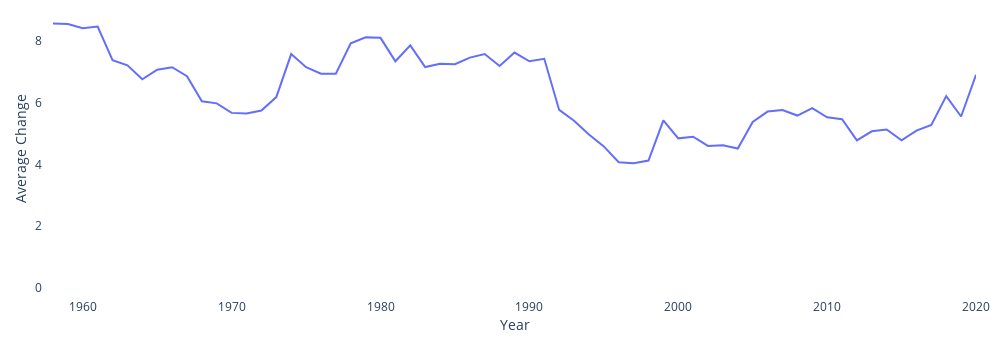

Source (notebook cell):
### Markdown cell above
## Part IV: The Rises and Falls in Chart

### Code cell
c1y_li = abs(change_df.loc[:, :].replace('-', 0).fillna(0).astype('int')).mean()
c1y_li.index = [d[:4] for d in c1y_li.index]
c1y_li = c1y_li.groupby(level = 0).mean()
fig = go.Figure(go.Scatter(x=c1y_li.index,
                           y=c1y_li,
                           mode='lines'))
fig.update_layout(width=1000, 
                  height=350, 
                  plot_bgcolor='rgb(255,255,255)',
                  xaxis_title="Year",
                  yaxis_title="Average Change",
                  margin={'l':10, 'r':10, 'b':10, 't':10, 'pad':10})
fig.update_yaxes(range=[0, 9])
fig.show()

### Figure 1 — Plotly figure (JSON) as saved in the notebook; plotly's stock layout.template omitted (floating-point values rounded to 4 significant figures)
{"data": [{"mode": "lines", "type": "scatter", "x": ["1958", "1959", "1960", "1961", "1962", "1963", "1964", "1965", "1966", "1967", "1968", "1969", "1970", "1971", "1972", "1973", "1974", "1975", "1976", "1977", "1978", "1979", "1980", "1981", "1982", "1983", "1984", "1985", "1986", "1987", "1988", "1989", "1990", "1991", "1992", "1993", "1994", "1995", "1996", "1997", "1998", "1999", "2000", "2001", "2002", "2003", "2004", "2005", "2006", "2007", "2008", "2009", "2010", "2011", "2012", "2013", "2014", "2015", "2016", "2017", "2018", "2019", "2020"], "y": [8.561, 8.548, 8.412, 8.463, 7.375, 7.208, 6.759, 7.068, 7.147, 6.857, 6.043, 5.977, 5.669, 5.651, 5.748, 6.18, 7.572, 7.148, 6.939, 6.938, 7.922, 8.114, 8.098, 7.339, 7.854, 7.153, 7.26, 7.247, 7.459, 7.576, 7.19, 7.622, 7.341, 7.42, 5.765, 5.414, 4.967, 4.584, 4.073, 4.043, 4.126, 5.43, 4.845, 4.9, 4.599, 4.622, 4.515, 5.376, 5.712, 5.764, 5.583, 5.822, 5.527, 5.464, 4.782, 5.072, 5.13, 4.783, 5.095, 5.279, 6.212, 5.551, 6.902]}], "layout": {"height": 350, "hovermode": "x", "margin": {"b": 10, "l": 10, "pad": 10, "r": 10, "t": 10}, "plot_bgcolor": "rgb(255,255,255)", "width": 1000, "xaxis": {"autorange": true, "range": [1958, 2020], "title": {"text": "Year"}, "type": "linear"}, "yaxis": {"range": [0, 9], "title": {"text": "Average Change"}, "type": "linear"}}}
